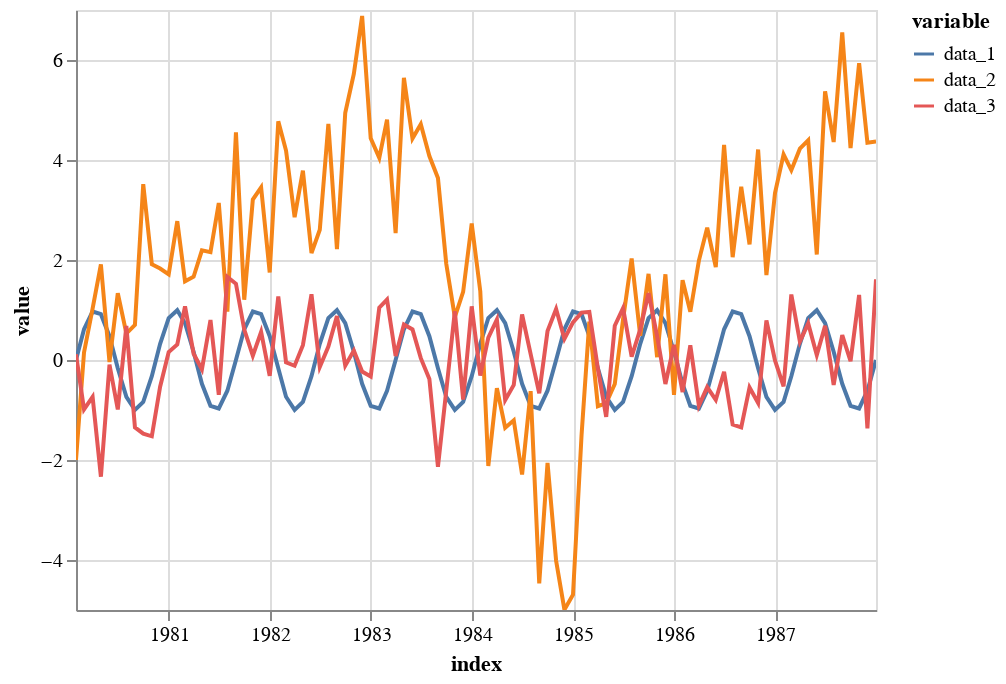

Source (notebook cell):
### Markdown cell above
## Timeseries, Trend, Seasonality

A **timeseries** can be thought of as quantative variables being plotted on a timeline.  For example, the following three datasets are good examples:

### Code cell
# See the data creation function at the top near the imports!
df = make_data()
plot_in_altair(df).interactive()

### Figure 1 — Vega-Lite specification as saved in the notebook (floating-point values rounded to 4 significant figures; data arrays with more than 128 entries replaced by an {"elided": "..."} marker saying what was removed)
{"config": {"view": {"continuousWidth": 400, "continuousHeight": 300}}, "data": {"name": "data-d200dc2dd4568a693e4cd2cc9a59d8a6"}, "mark": "line", "encoding": {"color": {"field": "variable", "type": "nominal"}, "opacity": {"condition": {"value": 1, "selection": "selector028"}, "value": 0.2}, "x": {"field": "index", "type": "temporal"}, "y": {"field": "value", "type": "quantitative"}}, "selection": {"selector028": {"type": "multi", "fields": ["variable"], "bind": "legend"}, "selector029": {"type": "interval", "bind": "scales", "encodings": ["x", "y"]}}, "$schema": "https://vega.github.io/schema/vega-lite/v4.17.0.json", "datasets": {"data-d200dc2dd4568a693e4cd2cc9a59d8a6": {"elided": "288 records"}}}
